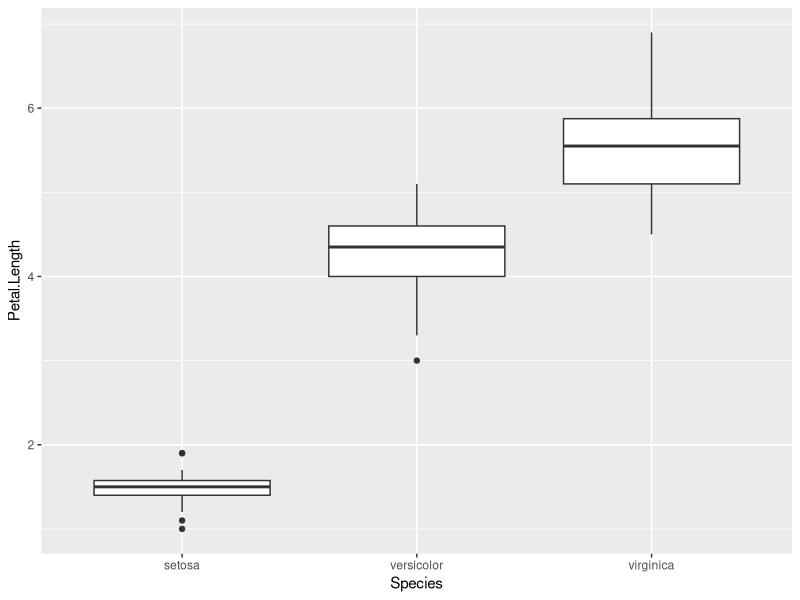
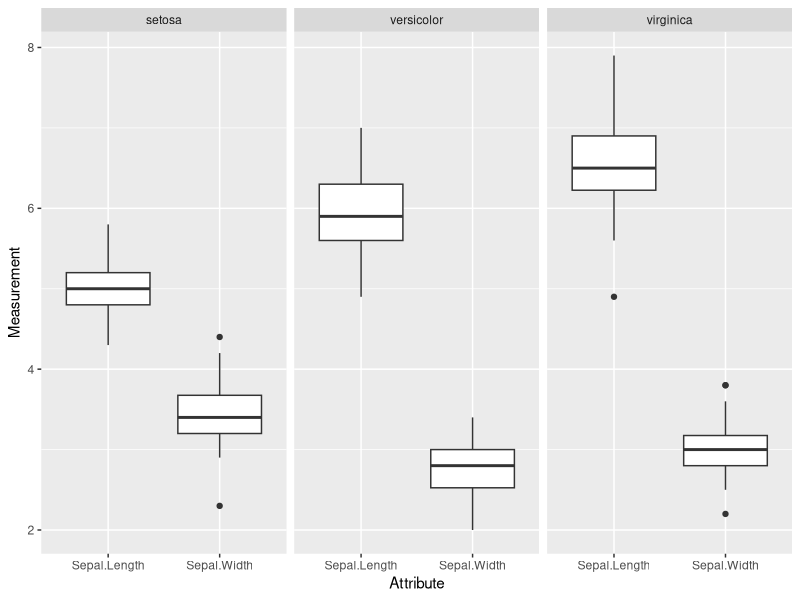

Recreate these plots in R, in order.
## ---- chunk 1
library("magrittr")
library("dplyr")
library("ggplot2")
iris %>% select(Species, Petal.Length) %>% head(3)
## ---- chunk 2
iris %>% select(Species, Petal.Length) %>%
    qplot(Species, Petal.Length, geom = "boxplot", data = .)
## ---- chunk 3
# install.packages("tidyr")
library("tidyr")
## ---- chunk 4
iris %>%
    gather(key = Attribute, value = Measurement,
           Sepal.Length, Sepal.Width) %>%
    select(Species, Attribute, Measurement) %>%
    head(3)
## ---- chunk 5
iris %>%
    gather(key = Attribute, value = Measurement,
           Sepal.Length, Sepal.Width) %>%
    select(Species, Attribute, Measurement) %>%
    qplot(Attribute, Measurement, geom = "boxplot", facets = . ~ Species, data = .)
